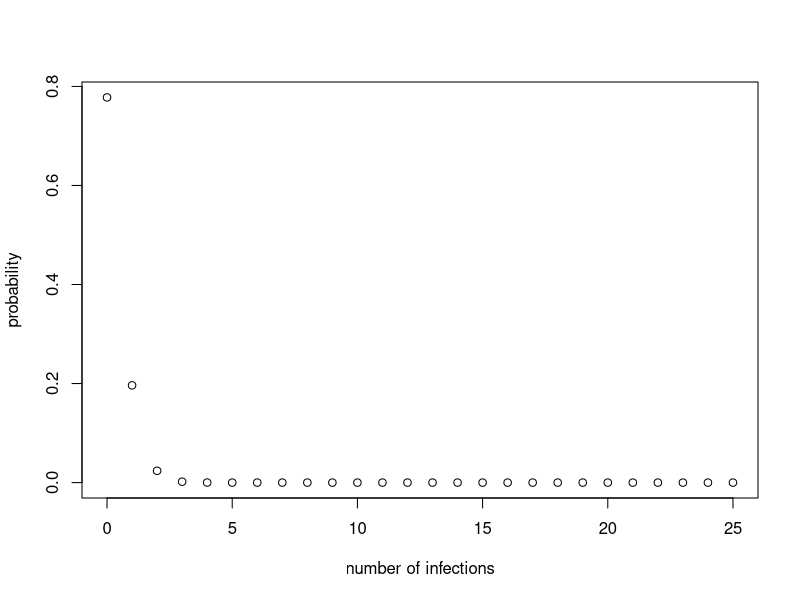
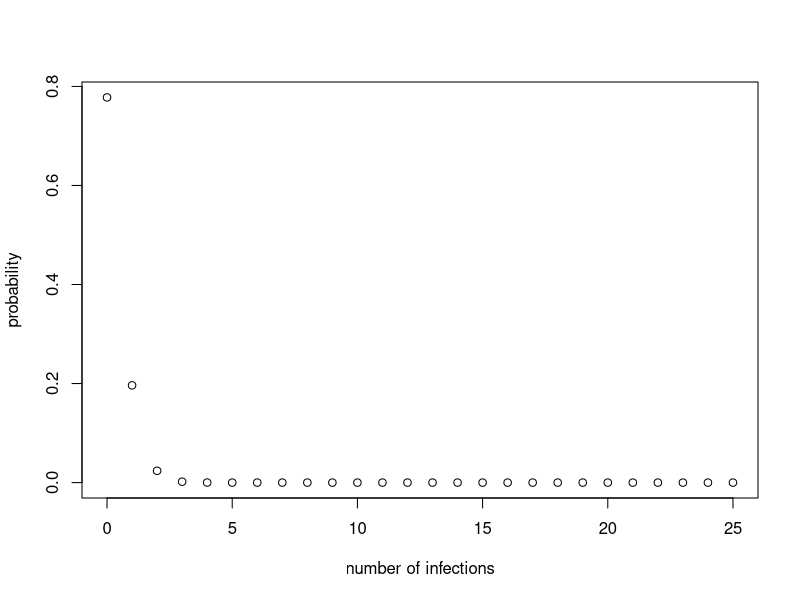

Recreate these plots in R, in order.
## ---- chunk 1
coinFlipProb <- function(n,k,p){
  myprob = choose(n,k)*p^k*(1-p)^(n-k)
  return(myprob)
}

pNoCovid = coinFlipProb(n=25, k=0, p=0.01)

pNoCovid
## ---- chunk 2

pOneCovid = coinFlipProb(n=25, k=1, p=0.01)

pOneCovid
## ---- chunk 3


plot(0:25, coinFlipProb(n=25, k=0:25, p=0.01),
     xlab = "number of infections", ylab = "probability")


## ---- chunk 4

plot(0:25, dbinom(0:25, size=25, prob=0.01),
     xlab = "number of infections", ylab = "probability")
